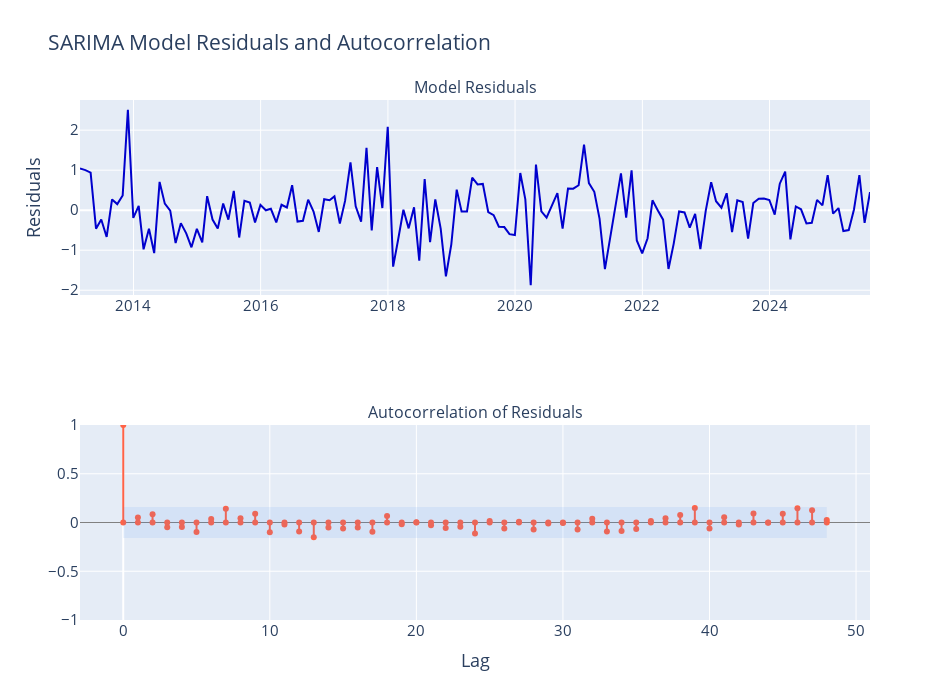

This figure's notebook cell:
### Markdown cell above
## Residual Analysis

### Code cell
resid = best_model.resid[13:].dropna()

print("Dickey–Fuller test:: p=%f" % sm.tsa.stattools.adfuller(resid)[1])

# Compute ACF for residuals
acf_vals = acf(resid, nlags=48)
lags = np.arange(len(acf_vals))
N = len(resid)
conf_int = 1.96 / np.sqrt(N)

fig = make_subplots(rows=2, cols=1, shared_xaxes=False,
                    subplot_titles=['Model Residuals', 'Autocorrelation of Residuals'])

# Residuals line plot
fig.add_trace(go.Scatter(
    x=resid.index, y=resid,
    mode='lines',
    name='Residuals',
    line=dict(color='mediumblue')
), row=1, col=1)

# ACF stem plot
for k in range(len(acf_vals)):
    fig.add_trace(go.Scatter(
        x=[lags[k], lags[k]],
        y=[0, acf_vals[k]],
        mode='lines+markers',
        marker=dict(color='tomato', size=6),
        line=dict(color='tomato', width=2),
        showlegend=False
    ), row=2, col=1)

# Confidence band for ACF
fig.add_shape(type="rect",
              x0=lags[0], x1=lags[-1],
              y0=-conf_int, y1=conf_int,
              line=dict(color="rgba(0,0,255,0.1)", width=0),
              fillcolor="rgba(66,133,244,0.10)",
              row=2, col=1)

fig.update_layout(
    height=700, width=950,
    title_text="SARIMA Model Residuals and Autocorrelation",
    font=dict(size=15),
    showlegend=False
)
fig.update_yaxes(title_text="Residuals", row=1, col=1)
fig.update_yaxes(range=[-1, 1], zeroline=True, zerolinewidth=1, zerolinecolor="gray", row=2, col=1)
fig.update_xaxes(title_text="Lag", row=2, col=1)
fig.show()

### Figure 1 — Plotly figure (JSON) as saved in the notebook; plotly's stock layout.template omitted (floating-point values rounded to 4 significant figures; data arrays with more than 128 entries replaced by an {"elided": "..."} marker saying what was removed)
{"data": [{"line": {"color": "mediumblue"}, "mode": "lines", "name": "Residuals", "type": "scatter", "x": {"elided": "150 str values"}, "xaxis": "x", "y": {"elided": "150 float values"}, "yaxis": "y"}, {"line": {"color": "tomato", "width": 2}, "marker": {"color": "tomato", "size": 6}, "mode": "lines+markers", "showlegend": false, "type": "scatter", "x": [0, 0], "xaxis": "x2", "y": [0, 1], "yaxis": "y2"}, {"line": {"color": "tomato", "width": 2}, "marker": {"color": "tomato", "size": 6}, "mode": "lines+markers", "showlegend": false, "type": "scatter", "x": [1, 1], "xaxis": "x2", "y": [0, 0.05051], "yaxis": "y2"}, {"line": {"color": "tomato", "width": 2}, "marker": {"color": "tomato", "size": 6}, "mode": "lines+markers", "showlegend": false, "type": "scatter", "x": [2, 2], "xaxis": "x2", "y": [0, 0.0855], "yaxis": "y2"}, {"line": {"color": "tomato", "width": 2}, "marker": {"color": "tomato", "size": 6}, "mode": "lines+markers", "showlegend": false, "type": "scatter", "x": [3, 3], "xaxis": "x2", "y": [0, -0.04999], "yaxis": "y2"}, {"line": {"color": "tomato", "width": 2}, "marker": {"color": "tomato", "size": 6}, "mode": "lines+markers", "showlegend": false, "type": "scatter", "x": [4, 4], "xaxis": "x2", "y": [0, -0.04631], "yaxis": "y2"}, {"line": {"color": "tomato", "width": 2}, "marker": {"color": "tomato", "size": 6}, "mode": "lines+markers", "showlegend": false, "type": "scatter", "x": [5, 5], "xaxis": "x2", "y": [0, -0.09799], "yaxis": "y2"}, {"line": {"color": "tomato", "width": 2}, "marker": {"color": "tomato", "size": 6}, "mode": "lines+markers", "showlegend": false, "type": "scatter", "x": [6, 6], "xaxis": "x2", "y": [0, 0.03662], "yaxis": "y2"}, {"line": {"color": "tomato", "width": 2}, "marker": {"color": "tomato", "size": 6}, "mode": "lines+markers", "showlegend": false, "type": "scatter", "x": [7, 7], "xaxis": "x2", "y": [0, 0.1402], "yaxis": "y2"}, {"line": {"color": "tomato", "width": 2}, "marker": {"color": "tomato", "size": 6}, "mode": "lines+markers", "showlegend": false, "type": "scatter", "x": [8, 8], "xaxis": "x2", "y": [0, 0.04236], "yaxis": "y2"}, {"line": {"color": "tomato", "width": 2}, "marker": {"color": "tomato", "size": 6}, "mode": "lines+markers", "showlegend": false, "type": "scatter", "x": [9, 9], "xaxis": "x2", "y": [0, 0.08998], "yaxis": "y2"}, {"line": {"color": "tomato", "width": 2}, "marker": {"color": "tomato", "size": 6}, "mode": "lines+markers", "showlegend": false, "type": "scatter", "x": [10, 10], "xaxis": "x2", "y": [0, -0.101], "yaxis": "y2"}, {"line": {"color": "tomato", "width": 2}, "marker": {"color": "tomato", "size": 6}, "mode": "lines+markers", "showlegend": false, "type": "scatter", "x": [11, 11], "xaxis": "x2", "y": [0, -0.0214], "yaxis": "y2"}, {"line": {"color": "tomato", "width": 2}, "marker": {"color": "tomato", "size": 6}, "mode": "lines+markers", "showlegend": false, "type": "scatter", "x": [12, 12], "xaxis": "x2", "y": [0, -0.09304], "yaxis": "y2"}, {"line": {"color": "tomato", "width": 2}, "marker": {"color": "tomato", "size": 6}, "mode": "lines+markers", "showlegend": false, "type": "scatter", "x": [13, 13], "xaxis": "x2", "y": [0, -0.152], "yaxis": "y2"}, {"line": {"color": "tomato", "width": 2}, "marker": {"color": "tomato", "size": 6}, "mode": "lines+markers", "showlegend": false, "type": "scatter", "x": [14, 14], "xaxis": "x2", "y": [0, -0.05053], "yaxis": "y2"}, {"line": {"color": "tomato", "width": 2}, "marker": {"color": "tomato", "size": 6}, "mode": "lines+markers", "showlegend": false, "type": "scatter", "x": [15, 15], "xaxis": "x2", "y": [0, -0.06053], "yaxis": "y2"}, {"line": {"color": "tomato", "width": 2}, "marker": {"color": "tomato", "size": 6}, "mode": "lines+markers", "showlegend": false, "type": "scatter", "x": [16, 16], "xaxis": "x2", "y": [0, -0.05161], "yaxis": "y2"}, {"line": {"color": "tomato", "width": 2}, "marker": {"color": "tomato", "size": 6}, "mode": "lines+markers", "showlegend": false, "type": "scatter", "x": [17, 17], "xaxis": "x2", "y": [0, -0.09454], "yaxis": "y2"}, {"line": {"color": "tomato", "width": 2}, "marker": {"color": "tomato", "size": 6}, "mode": "lines+markers", "showlegend": false, "type": "scatter", "x": [18, 18], "xaxis": "x2", "y": [0, 0.06618], "yaxis": "y2"}, {"line": {"color": "tomato", "width": 2}, "marker": {"color": "tomato", "size": 6}, "mode": "lines+markers", "showlegend": false, "type": "scatter", "x": [19, 19], "xaxis": "x2", "y": [0, -0.01728], "yaxis": "y2"}, {"line": {"color": "tomato", "width": 2}, "marker": {"color": "tomato", "size": 6}, "mode": "lines+markers", "showlegend": false, "type": "scatter", "x": [20, 20], "xaxis": "x2", "y": [0, 0.002514], "yaxis": "y2"}, {"line": {"color": "tomato", "width": 2}, "marker": {"color": "tomato", "size": 6}, "mode": "lines+markers", "showlegend": false, "type": "scatter", "x": [21, 21], "xaxis": "x2", "y": [0, -0.02884], "yaxis": "y2"}, {"line": {"color": "tomato", "width": 2}, "marker": {"color": "tomato", "size": 6}, "mode": "lines+markers", "showlegend": false, "type": "scatter", "x": [22, 22], "xaxis": "x2", "y": [0, -0.05592], "yaxis": "y2"}, {"line": {"color": "tomato", "width": 2}, "marker": {"color": "tomato", "size": 6}, "mode": "lines+markers", "showlegend": false, "type": "scatter", "x": [23, 23], "xaxis": "x2", "y": [0, -0.0435], "yaxis": "y2"}, {"line": {"color": "tomato", "width": 2}, "marker": {"color": "tomato", "size": 6}, "mode": "lines+markers", "showlegend": false, "type": "scatter", "x": [24, 24], "xaxis": "x2", "y": [0, -0.1118], "yaxis": "y2"}, {"line": {"color": "tomato", "width": 2}, "marker": {"color": "tomato", "size": 6}, "mode": "lines+markers", "showlegend": false, "type": "scatter", "x": [25, 25], "xaxis": "x2", "y": [0, 0.01478], "yaxis": "y2"}, {"line": {"color": "tomato", "width": 2}, "marker": {"color": "tomato", "size": 6}, "mode": "lines+markers", "showlegend": false, "type": "scatter", "x": [26, 26], "xaxis": "x2", "y": [0, -0.06262], "yaxis": "y2"}, {"line": {"color": "tomato", "width": 2}, "marker": {"color": "tomato", "size": 6}, "mode": "lines+markers", "showlegend": false, "type": "scatter", "x": [27, 27], "xaxis": "x2", "y": [0, 0.006759], "yaxis": "y2"}, {"line": {"color": "tomato", "width": 2}, "marker": {"color": "tomato", "size": 6}, "mode": "lines+markers", "showlegend": false, "type": "scatter", "x": [28, 28], "xaxis": "x2", "y": [0, -0.071], "yaxis": "y2"}, {"line": {"color": "tomato", "width": 2}, "marker": {"color": "tomato", "size": 6}, "mode": "lines+markers", "showlegend": false, "type": "scatter", "x": [29, 29], "xaxis": "x2", "y": [0, -0.009818], "yaxis": "y2"}, {"line": {"color": "tomato", "width": 2}, "marker": {"color": "tomato", "size": 6}, "mode": "lines+markers", "showlegend": false, "type": "scatter", "x": [30, 30], "xaxis": "x2", "y": [0, -0.003914], "yaxis": "y2"}, {"line": {"color": "tomato", "width": 2}, "marker": {"color": "tomato", "size": 6}, "mode": "lines+markers", "showlegend": false, "type": "scatter", "x": [31, 31], "xaxis": "x2", "y": [0, -0.07171], "yaxis": "y2"}, {"line": {"color": "tomato", "width": 2}, "marker": {"color": "tomato", "size": 6}, "mode": "lines+markers", "showlegend": false, "type": "scatter", "x": [32, 32], "xaxis": "x2", "y": [0, 0.03761], "yaxis": "y2"}, {"line": {"color": "tomato", "width": 2}, "marker": {"color": "tomato", "size": 6}, "mode": "lines+markers", "showlegend": false, "type": "scatter", "x": [33, 33], "xaxis": "x2", "y": [0, -0.09199], "yaxis": "y2"}, {"line": {"color": "tomato", "width": 2}, "marker": {"color": "tomato", "size": 6}, "mode": "lines+markers", "showlegend": false, "type": "scatter", "x": [34, 34], "xaxis": "x2", "y": [0, -0.08692], "yaxis": "y2"}, {"line": {"color": "tomato", "width": 2}, "marker": {"color": "tomato", "size": 6}, "mode": "lines+markers", "showlegend": false, "type": "scatter", "x": [35, 35], "xaxis": "x2", "y": [0, -0.06794], "yaxis": "y2"}, {"line": {"color": "tomato", "width": 2}, "marker": {"color": "tomato", "size": 6}, "mode": "lines+markers", "showlegend": false, "type": "scatter", "x": [36, 36], "xaxis": "x2", "y": [0, 0.01523], "yaxis": "y2"}, {"line": {"color": "tomato", "width": 2}, "marker": {"color": "tomato", "size": 6}, "mode": "lines+markers", "showlegend": false, "type": "scatter", "x": [37, 37], "xaxis": "x2", "y": [0, 0.04424], "yaxis": "y2"}, {"line": {"color": "tomato", "width": 2}, "marker": {"color": "tomato", "size": 6}, "mode": "lines+markers", "showlegend": false, "type": "scatter", "x": [38, 38], "xaxis": "x2", "y": [0, 0.07662], "yaxis": "y2"}, {"line": {"color": "tomato", "width": 2}, "marker": {"color": "tomato", "size": 6}, "mode": "lines+markers", "showlegend": false, "type": "scatter", "x": [39, 39], "xaxis": "x2", "y": [0, 0.1492], "yaxis": "y2"}, {"line": {"color": "tomato", "width": 2}, "marker": {"color": "tomato", "size": 6}, "mode": "lines+markers", "showlegend": false, "type": "scatter", "x": [40, 40], "xaxis": "x2", "y": [0, -0.06232], "yaxis": "y2"}, {"line": {"color": "tomato", "width": 2}, "marker": {"color": "tomato", "size": 6}, "mode": "lines+markers", "showlegend": false, "type": "scatter", "x": [41, 41], "xaxis": "x2", "y": [0, 0.05258], "yaxis": "y2"}, {"line": {"color": "tomato", "width": 2}, "marker": {"color": "tomato", "size": 6}, "mode": "lines+markers", "showlegend": false, "type": "scatter", "x": [42, 42], "xaxis": "x2", "y": [0, -0.01998], "yaxis": "y2"}, {"line": {"color": "tomato", "width": 2}, "marker": {"color": "tomato", "size": 6}, "mode": "lines+markers", "showlegend": false, "type": "scatter", "x": [43, 43], "xaxis": "x2", "y": [0, 0.09353], "yaxis": "y2"}, {"line": {"color": "tomato", "width": 2}, "marker": {"color": "tomato", "size": 6}, "mode": "lines+markers", "showlegend": false, "type": "scatter", "x": [44, 44], "xaxis": "x2", "y": [0, -0.00207], "yaxis": "y2"}, {"line": {"color": "tomato", "width": 2}, "marker": {"color": "tomato", "size": 6}, "mode": "lines+markers", "showlegend": false, "type": "scatter", "x": [45, 45], "xaxis": "x2", "y": [0, 0.08995], "yaxis": "y2"}, {"line": {"color": "tomato", "width": 2}, "marker": {"color": "tomato", "size": 6}, "mode": "lines+markers", "showlegend": false, "type": "scatter", "x": [46, 46], "xaxis": "x2", "y": [0, 0.145], "yaxis": "y2"}, {"line": {"color": "tomato", "width": 2}, "marker": {"color": "tomato", "size": 6}, "mode": "lines+markers", "showlegend": false, "type": "scatter", "x": [47, 47], "xaxis": "x2", "y": [0, 0.1262], "yaxis": "y2"}, {"line": {"color": "tomato", "width": 2}, "marker": {"color": "tomato", "size": 6}, "mode": "lines+markers", "showlegend": false, "type": "scatter", "x": [48, 48], "xaxis": "x2", "y": [0, 0.02669], "yaxis": "y2"}], "layout": {"annotations": [{"font": {"size": 16}, "showarrow": false, "text": "Model Residuals", "x": 0.5, "xanchor": "center", "xref": "paper", "y": 1, "yanchor": "bottom", "yref": "paper"}, {"font": {"size": 16}, "showarrow": false, "text": "Autocorrelation of Residuals", "x": 0.5, "xanchor": "center", "xref": "paper", "y": 0.375, "yanchor": "bottom", "yref": "paper"}], "font": {"size": 15}, "height": 700, "shapes": [{"fillcolor": "rgba(66,133,244,0.10)", "line": {"color": "rgba(0,0,255,0.1)", "width": 0}, "type": "rect", "x0": 0, "x1": 48, "xref": "x2", "y0": -0.16, "y1": 0.16, "yref": "y2"}], "showlegend": false, "title": {"text": "SARIMA Model Residuals and Autocorrelation"}, "width": 950, "xaxis": {"anchor": "y", "autorange": true, "domain": [0, 1], "range": ["2013-02-28", "2025-07-31"], "type": "date"}, "xaxis2": {"anchor": "y2", "autorange": true, "domain": [0, 1], "range": [-2.951, 50.95], "title": {"text": "Lag"}, "type": "linear"}, "yaxis": {"anchor": "x", "autorange": true, "domain": [0.625, 1], "range": [-2.12, 2.754], "title": {"text": "Residuals"}, "type": "linear"}, "yaxis2": {"anchor": "x2", "domain": [0, 0.375], "range": [-1, 1], "type": "linear", "zeroline": true, "zerolinecolor": "gray", "zerolinewidth": 1}}}
